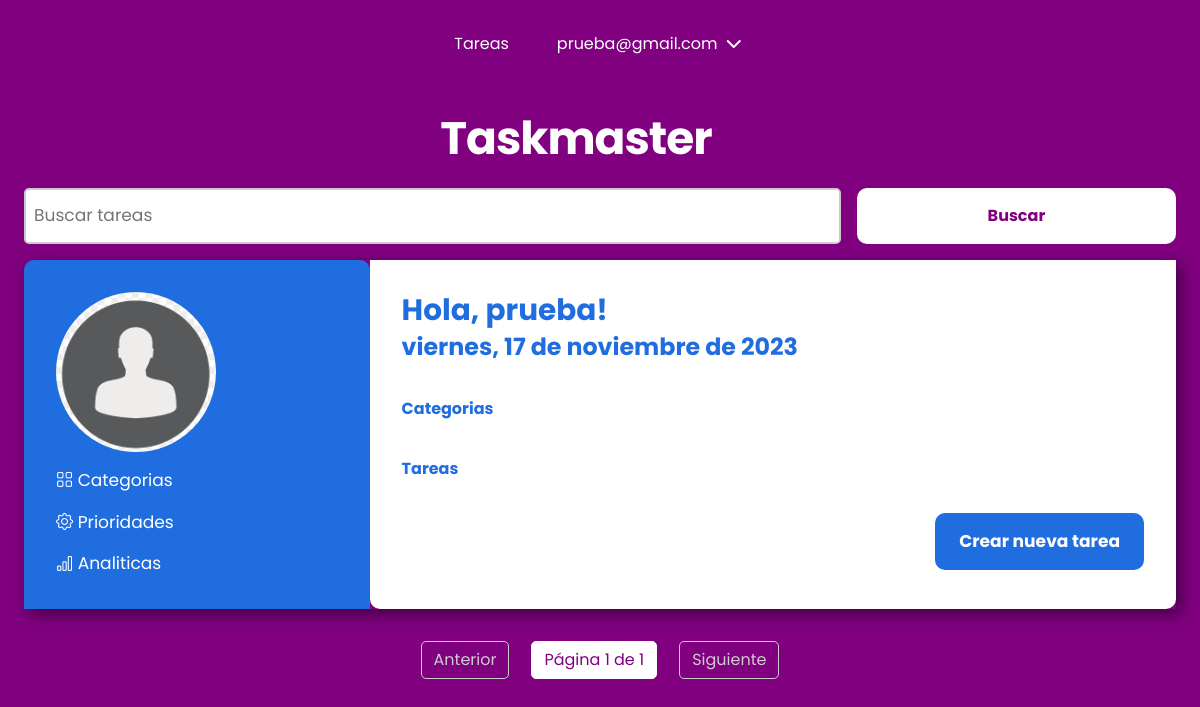
Screenshot of /todo_task/tasks/ (signed in) with the database file from the repository.
### users/models.py (models this page shows, shortened)
class CustomUser(AbstractBaseUser, PermissionsMixin):
    email = models.EmailField(
        unique=True,
        max_length=25,
        verbose_name="Correo Electrónico",
        help_text="Ingrese su dirección de correo electrónico.",
    )
    password1 = models.CharField(
        max_length=128,
        verbose_name="Contraseña",
        help_text="Ingrese su contraseña.",
    )
    password2 = models.CharField(
        max_length=128,
        verbose_name="Confirmar Contraseña",
        help_text="Ingrese nuevamente su contraseña para confirmar.",
    )
    first_name = models.CharField(
        max_length=30,
        blank=True,
        verbose_name="Nombre",
        help_text="Ingrese su nombre.",
    )
    last_name = models.CharField(
        max_length=30,
        blank=True,
        verbose_name="Apellido",
        help_text="Ingrese su apellido.",
    )
    date_joined = models.DateTimeField(
        default=timezone.now,
        verbose_name="Fecha de Registro",
        help_text="Fecha y hora en que el usuario se registró.",
    )
    is_active = models.BooleanField(
        default=True,
        verbose_name="Activo",
        help_text="Indica si la cuenta del usuario está activa.",
    )
    is_staff = models.BooleanField(
        default=False,
        verbose_name="Personal de Staff",
        help_text="Indica si el usuario tiene acceso al panel de administración.",
    )
    profile_picture = models.ImageField(
        upload_to="users/images/profile_pictures/",
        default="users/images/profile_pictures/default.png",
        blank=True,
    )
    objects = CustomUserManager()
    USERNAME_FIELD = "email"
    REQUIRED_FIELDS = []
    class Meta:
        ordering = ["-date_joined"]

### todo_task/views.py (the view)
# urls.py: path("tasks/", views.list_tasks, name="task-list"),
@login_required(login_url="/users/login/")
def list_tasks(request, filter_type=None):
    fecha_actual = datetime.now()
    if filter_type:
        if filter_type == "complete":
            tasks = Task.objects.filter(user=request.user, complete=True)
        elif filter_type == "all":
            tasks = Task.objects.filter(user=request.user)
    else:
        tasks = Task.objects.filter(user=request.user, complete=False)
    query = request.GET.get("q", "")
    if query:
        tasks = tasks.filter(title__startswith=query)
    page_number = request.GET.get("page", 1)  # Valor predeterminado es 1
    paginator = Paginator(tasks, 4)
    try:
        paginator_data = paginator.page(page_number)
    except PageNotAnInteger:
        paginator_data = paginator.page(1)
    except EmptyPage:
        paginator_data = paginator.page(paginator.num_pages)
    categorias = (
        Label.objects.filter(task__user=request.user, task__in=tasks)
        .annotate(task_count=Count("task"))
        .order_by("-task_count")[:4]
    )
    context = {
        "paginator_data": paginator_data,
        "fecha_actual": fecha_actual,
        "query": query,
        "categorias": categorias,
        "placeholder": "Buscar tareas",
        "filter_type": filter_type,  # Pasa el filtro a la plantilla
    }
    return render(request, "todo_task/tasks/list.html", context)

### todo_task/templates/todo_task/tasks/list.html (shortened to what this page needs)
{% extends "container.html" %}
{% block search-form %}
    {% include 'search_form.html' with query=query placeholder=placeholder %}
{% endblock %}
{% block section-fragment %}
{% include 'category-section.html' %}
<section class="second-section">
    <h3>Tareas</h3>
    <div class="flex-column">
        <div class="item-creation fs-1">
            <a href="{% url 'task-create' %}">Crear nueva tarea</a>
        </div>
    </div>
</section>
{% endblock %}
{% block pagination %}
    {% include 'pagination.html' %}
{% endblock %}

### todo_task/templates/todo_task/base/container.html (shortened to what this page needs)
{% extends "base.html" %}
{% load static %}
{% block css %}
<link rel="stylesheet" type="text/css" href="{% static 'todo_task/css/style.css' %}">
{% endblock %}
{% block content %}
<section class="container">
    <h1 class="fs-6">Taskmaster</h1>
    {% block search-form %}
    {% endblock %}
    <section class="card">
        <div class="user flex-column">
            <div class="user-info flex-column">
                <img src="{{ request.user.profile_picture.url }}" alt="{{ user.first_name }} {{ user.last_name }}">
            </div>
            <div class="user-options fs-1">
                <a href="{% url 'category-list' %}"><i class="bi bi-grid"></i> Categorias</a>
                <a href="{% url 'priority-list' %}"><i class="bi bi-gear"></i> Prioridades</a>
                <a href="{% url 'analytics' %}"><i class="bi bi-bar-chart"></i> Analiticas</a>
            </div>
        </div>
        <section class="task">
            <h2 class="fs-4">Hola, {% if user.first_name %}{{ user.first_name }}{% else %} Invitado{% endif %}!</h2>
            <p class="fs-3">{{ fecha_actual|date:"l, j \d\e F \d\e Y" }}</p>
            {% block section-fragment %}
            {% endblock %}
        </section>
    </section>
    {% block pagination %}
    {% endblock %}
</section>
{% endblock %}

### taskmaster/templates/header.html (shortened to what this page needs)
{% if request.user.is_authenticated %}
<header class="primary-header flex">
    <nav>
        <ul id="primary-navigation" data-visible="false" class="primary-navigation flex">
            <li class="active"><a href="{% url 'task-list' %}">Tareas</a></li>
            <li class="active has-dropdown">{{ request.user.email }} <i class="fa-solid fa-chevron-down"></i>
            </li>
        </ul>
    </nav>
</header>
{% endif %}

### taskmaster/static/css/main.css (style rules this page uses)
:root { --clr-white: rgb(255, 255, 255); --clr-neutral-400: rgb(3, 3, 3); --clr-accent-700: rgb(128, 0, 128); --clr-gradient-accent: rgb(182, 0, 136); --clr-complete: rgb(0, 117, 16); --clr-incomplete: rgb(223, 14, 14); --clr-btn-edit: rgb(0, 123, 255); --clr-btn-delete: rgb(223, 14, 14); --clr-btn-return: rgb(128, 0, 128); --clr-btn-edit-hover: rgba(0, 123, 255, 0.8); --clr-btn-delete-hover: rgba(223, 14, 14, 0.8); --clr-btn-return-hover: rgba(128, 0, 128, 0.8); --bg-clr: rgb(250, 250, 250); --ff-primary: "Poppins", Arial, Helvetica, sans-serif; --fw-regular: 400; --fw-semi-bold: 600; --fw-bold: 700; --fs-1: clamp(0.75rem, calc(0.55rem + 0.69vw), 1.19rem); --fs-2: clamp(0.78rem, calc(0.59rem + 0.81vw), 1.4rem); --fs-3: clamp(0.88rem, calc(0.69rem + 1.06vw), 1.75rem); --fs-4: clamp(1.05rem, calc(0.81rem + 1.38vw), 2.19rem); --fs-5: clamp(1.26rem, calc(0.95rem + 1.79vw), 2.73rem); --fs-6: clamp(1.51rem, calc(1.11rem + 2.31vw), 3.42rem); --fs-7: clamp(1.81rem, calc(1.29rem + 2.98vw), 4.27rem); --fs-8: clamp(2.18rem, calc(1.51rem + 3.83vw), 5.34rem); --fs-btn-1: clamp(1rem, calc(1rem + 0.05vw), 1.19rem); }
*, *::before, *::after { box-sizing: border-box; }
* { margin: 0; padding: 0; font: inherit; }
html { scroll-behavior: smooth; scroll-padding-top: var(--scroll-padding, 75px); }
body { line-height: 1.5; background-color: var(--clr-accent-700); font-family: var(--ff-primary); }
h1, h2, p { color: var(--clr-neutral); }
h3 { color: var(--clr-accent); }
img, picture, video, canvas, svg { display: block; max-width: 100%; object-fit: cover; }
.fs-1 { font-size: var(--fs-1); }
.fs-3 { font-size: var(--fs-3); }
.fs-4 { font-size: var(--fs-4); }
.fs-6 { font-size: var(--fs-6); }
.flex-column { display: flex; flex-direction: column; }
h1 { margin-block: 1rem; width: min(100% - 3rem, 40ch); letter-spacing: -1px; text-align: left; }
.container { width: min(100% - 3rem, 120ch); margin-inline: auto; margin-block: 1rem; }
.flex { display: flex; gap: var(--gap, 1rem); }
.primary-header { align-items: center; justify-content: center; }
.primary-navigation { list-style: none; }
.primary-navigation a { text-decoration: none; color: var(--clr-white); }
.has-dropdown { display: inline-block; color: var(--clr-white); cursor: pointer; position: relative; }
.fa-chevron-down { padding-inline: 0.25rem; transition: transform 0.3s ease; }
@media (min-width: 35em) { .primary-navigation { --gap: clamp(1.5rem, 5vw, 3rem); padding-block: 2rem; padding-inline: clamp(3rem, 8vw, 10rem); } }
@media (min-width: 35em) { .container h1 { text-align: center; } }
h1 { font-weight: var(--fw-bold); color: var(--clr-white); }

### todo_task/static/todo_task/css/style.css (style rules this page uses)
:root { --clr-main: #206de0; --clr-item-1: #a328b9; --clr-item-2: #3498db; --clr-item-3: #e74c3c; --clr-item-4: #27ae60; --clr-item-5: #f1c40f; --clr-complete: #01af01; --clr-incomplete: #ff0000; --clr-item-1-hover: #8e1a9b; --clr-item-2-hover: #2575ab; --clr-item-3-hover: #c0392b; --clr-item-4-hover: #1f8e3a; --clr-item-5-hover: #d4af0a; --br: 10px; --gap-1: 1rem; --fw-bold: 700; --mt-2: 2rem; }
h3 { font-weight: var(--fw-bold); color: var(--clr-main); }
.card { display: grid; box-shadow: 5px 5px 15px rgba(0, 0, 0, 0.5); }
.user { padding: 2rem; gap: var(--gap-1); background-color: var(--clr-main); border-top-left-radius: var(--br); border-top-right-radius: var(--br); }
.user-info img { display: none; }
.user-options { display: flex; flex-wrap: wrap; gap: var(--gap-1); }
.user-options a { color: white; text-decoration: none; }
.task { background-color: rgb(255, 255, 255); padding: 2rem; border-bottom-left-radius: var(--br); border-bottom-right-radius: var(--br); }
.task h2 { color: var(--clr-main); font-weight: var(--fw-bold); line-height: 1.25; }
.task > p { color: var(--clr-main); font-weight: var(--fw-bold); }
.second-section { margin-top: var(--mt-2); }
.item-creation { display: flex; justify-content: flex-end; margin-top: var(--mt-2); }
.item-creation a { background-color: var(--clr-main); color: white; padding-inline: clamp(1rem, 1.5rem, 2rem); padding-block: 1rem; border-radius: var(--br); border: 0; font-weight: var(--fw-bold); text-decoration: none; transition: color 250ms ease-in-out, background 250ms ease-in-out; }
@media (min-width: 45em) { .card { grid-template-columns: 30% 1fr; } }
@media (min-width: 45em) { .user-info img { display: block; width: 10rem; height: 10rem; border-radius: 50%; } }
@media (min-width: 45em) { .user-options { flex-direction: column; } }

### rows the page displays
CustomUser: user.email "prueba@gmail.com", user.profile_picture (placeholder picture), first_name "prueba"

### other values shown
{{ paginator_data.number }} "1"
{{ paginator_data.paginator.num_pages }} "1"
